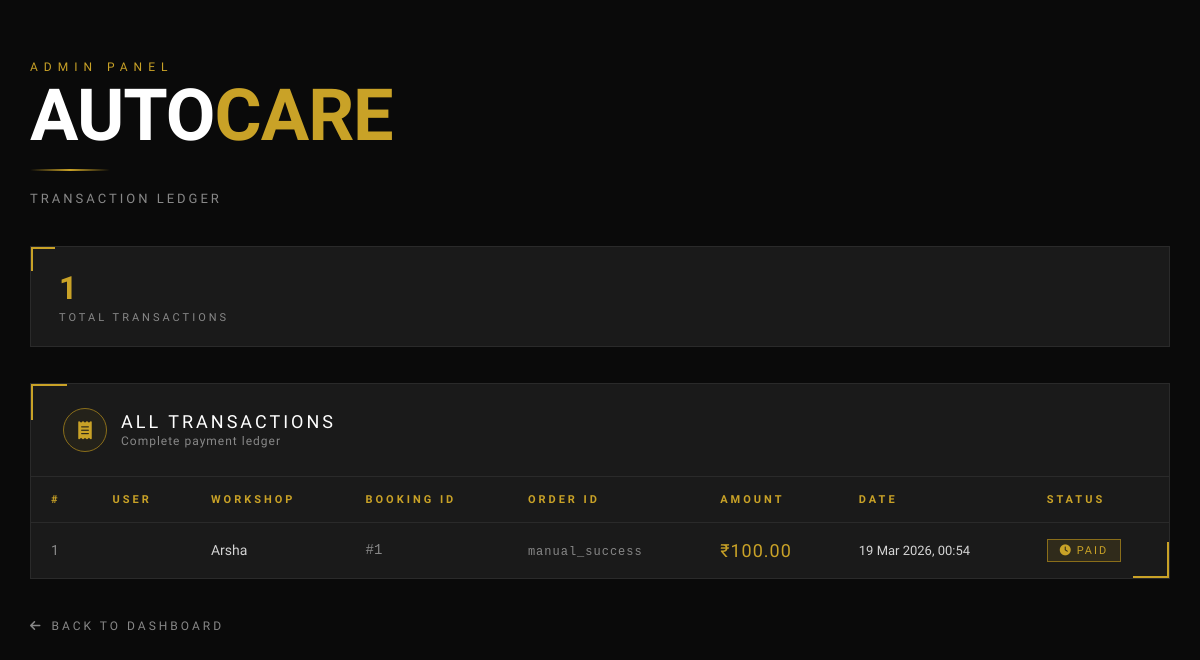
The page /transactions/ on the database as committed earlier.
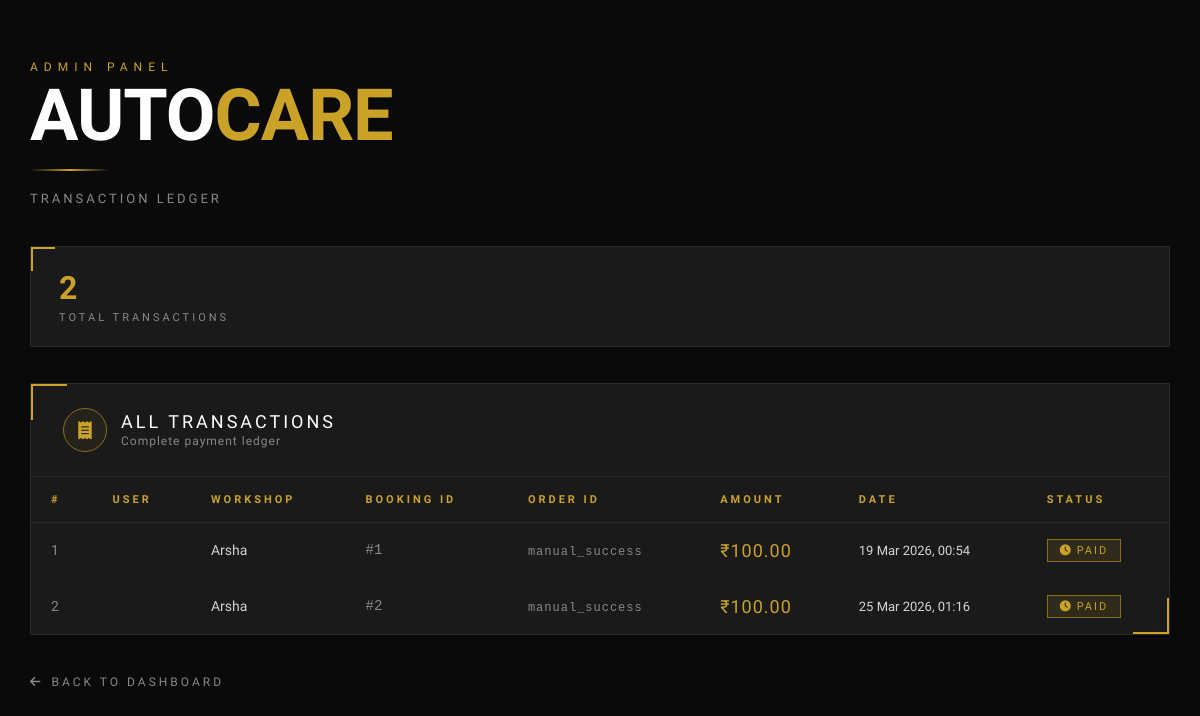
The same page on the database as committed later.
### app/models.py (models this page shows)
class transaction(models.Model):
    userd = models.ForeignKey(user, on_delete=models.CASCADE)
    workshop = models.ForeignKey(workshop, on_delete=models.CASCADE)
    booking = models.ForeignKey(Booking, on_delete=models.CASCADE)
    amount = models.DecimalField(max_digits=10, decimal_places=2)
    order_id= models.CharField(max_length=225)
    created_at = models.DateTimeField(auto_now_add=True)
    status = models.CharField(max_length=20, default='Pending')

class workshop(models.Model):
    name = models.CharField(max_length=100)
    password = models.CharField(max_length=100)
    email = models.EmailField(unique=True)
    Location = models.CharField(max_length=255,null=True, blank=True)
    description = models.CharField(max_length=255,null=True, blank=True)
    phone = models.CharField(max_length=15)
    address = models.TextField()
    workshop_picture = models.ImageField(upload_to='profile_pics/', null=True, blank=True)
    license = models.ImageField(upload_to='license/', null=True, blank=True)
    slots = models.IntegerField(default=0)
    opening_time = models.TimeField(null=True, blank=True)
    closing_time = models.TimeField(null=True, blank=True)
    SERVICE_CHOICES = (
        ('Oil Change', 'Oil Change'),
        ('Engine Repair', 'Engine Repair'),
        ('AC Service', 'AC Service'),
        ('Brake Service', 'Brake Service'),
        ('Battery Service', 'Battery Service'),
        ('Tire Service', 'Tire Service'),
    )
    services = MultiSelectField(choices=SERVICE_CHOICES,null=True, blank=True)
    DAYS_OF_WEEK = (
        ('MON', 'Monday'),
        ('TUE', 'Tuesday'),
        ('WED', 'Wednesday'),
        ('THU', 'Thursday'),
        ('FRI', 'Friday'),
        ('SAT', 'Saturday'),
        ('SUN', 'Sunday'),
    )
    available_days = MultiSelectField(
        choices=DAYS_OF_WEEK,
        max_choices=7,
        max_length=20
    )
    is_approved = models.BooleanField(default=False)

class Booking(models.Model):
    userd = models.ForeignKey(user, on_delete=models.CASCADE)
    workshop = models.ForeignKey(workshop, on_delete=models.CASCADE)
    vehicle = models.ForeignKey(VehicleRegistration, on_delete=models.CASCADE)
    SERVICE_CHOICES = (
        ('Oil Change', 'Oil Change'),
        ('Engine Repair', 'Engine Repair'),
        ('AC Service', 'AC Service'),
        ('Brake Service', 'Brake Service'),
        ('Battery Service', 'Battery Service'),
        ('Tire Service', 'Tire Service'),
    )
    services = MultiSelectField(choices=SERVICE_CHOICES,null=True, blank=True)
    booking_time = models.DateField()
    status = models.CharField(max_length=20, default='Pending')
    payment=models.IntegerField(null=True,blank=True)
    is_paid = models.BooleanField(default=False)

### app/views.py (the view)
# urls.py: path('transactions/', views.transaction_list, name='transaction_list'),
def transaction_list(request):
    users = transaction.objects.all()
    return render(request, 'transaction_list.html', {'users': users})

### app/templates/transaction_list.html (shortened to what this page needs)
<!DOCTYPE html>
<html lang="en">
<head>
<link rel="stylesheet" href="https://cdnjs.cloudflare.com/ajax/libs/font-awesome/6.0.0/css/all.min.css">
</head>
<body>
<div id="particles"></div>
<main class="page">
  <div class="hero-label">Admin Panel</div>
  <div class="big-name">AUTO<span>CARE</span></div>
  <div class="divider"></div>
  <p class="subtitle">Transaction Ledger</p>
  <div class="stats-row">
    <div class="stat-box">
      <div class="stat-val">{{ users|length }}</div>
      <div class="stat-label">Total Transactions</div>
    </div>
  </div>
  <div class="table-card">
    <div class="table-header">
      <div class="table-header-icon"><i class="fas fa-receipt"></i></div>
      <div>
        <div class="table-header-title">All Transactions</div>
        <div class="table-header-sub">Complete payment ledger</div>
      </div>
    </div>
    <div class="table-wrap">
      <table>
        <thead>
          <tr>
            <th>#</th>
            <th>User</th>
            <th>Workshop</th>
            <th>Booking ID</th>
            <th>Order ID</th>
            <th>Amount</th>
            <th>Date</th>
            <th>Status</th>
          </tr>
        </thead>
        <tbody>
          {% for t in users %}
          <tr>
            <td style="color:var(--text-dim);">{{ forloop.counter }}</td>
            <td style="color:var(--white); font-family:'Oswald',sans-serif; letter-spacing:1px;">{{ t.userd.username }}</td>
            <td>{{ t.workshop.name }}</td>
            <td style="color:var(--text-dim); font-family:monospace;">#{{ t.booking.id }}</td>
            <td><span class="order-id">{{ t.order_id }}</span></td>
            <td><span class="amount-cell">₹{{ t.amount }}</span></td>
            <td style="font-size:13px;">{{ t.created_at|date:"d M Y, H:i" }}</td>
            <td>
              {% if t.status == 'Success' or t.status == 'Completed' %}
                <span class="badge badge-green"><i class="fas fa-check" style="margin-right:4px;"></i>{{ t.status }}</span>
              {% elif t.status == 'Failed' %}
                <span class="badge badge-red"><i class="fas fa-xmark" style="margin-right:4px;"></i>{{ t.status }}</span>
              {% else %}
                <span class="badge badge-gold"><i class="fas fa-clock" style="margin-right:4px;"></i>{{ t.status }}</span>
              {% endif %}
            </td>
          </tr>
          {% empty %}
          <tr class="empty-row"><td colspan="8"><i class="fas fa-file-invoice" style="margin-right:10px;"></i>No transactions found</td></tr>
          {% endfor %}
        </tbody>
      </table>
    </div>
  </div>
  <a href="/adminlogin/" class="back-link"><i class="fas fa-arrow-left"></i>Back to Dashboard</a>
</main>
</body>
</html>

Rows that differ between the two databases and show on the page:
added transaction: workshop.name "Arsha", booking.id "2", order_id "manual_success", amount "100.00", created_at "25 Mar 2026, 01:16", status "PAID"
Other text that changed with them:
{{ users|length }}: "1" → "2"
